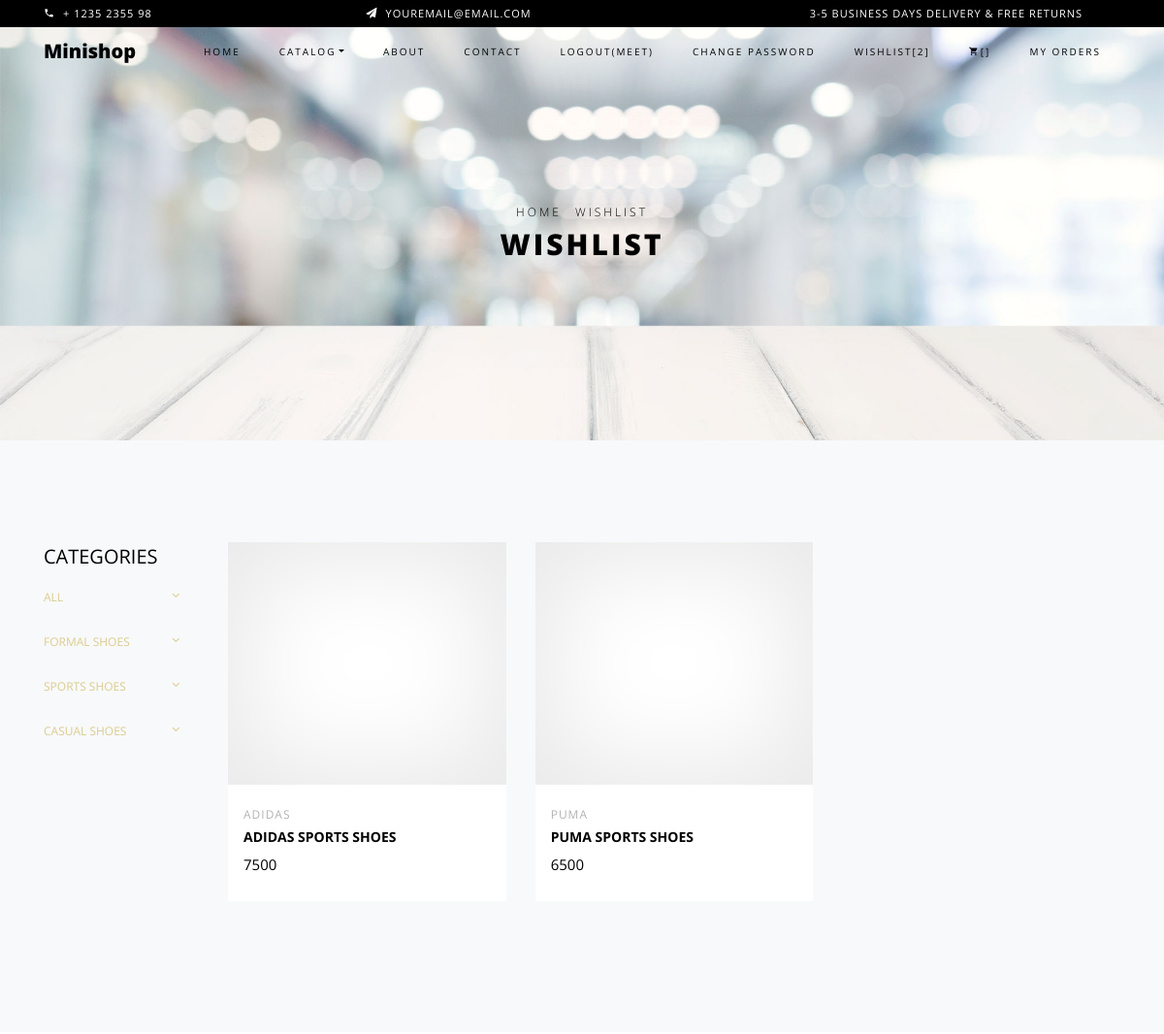
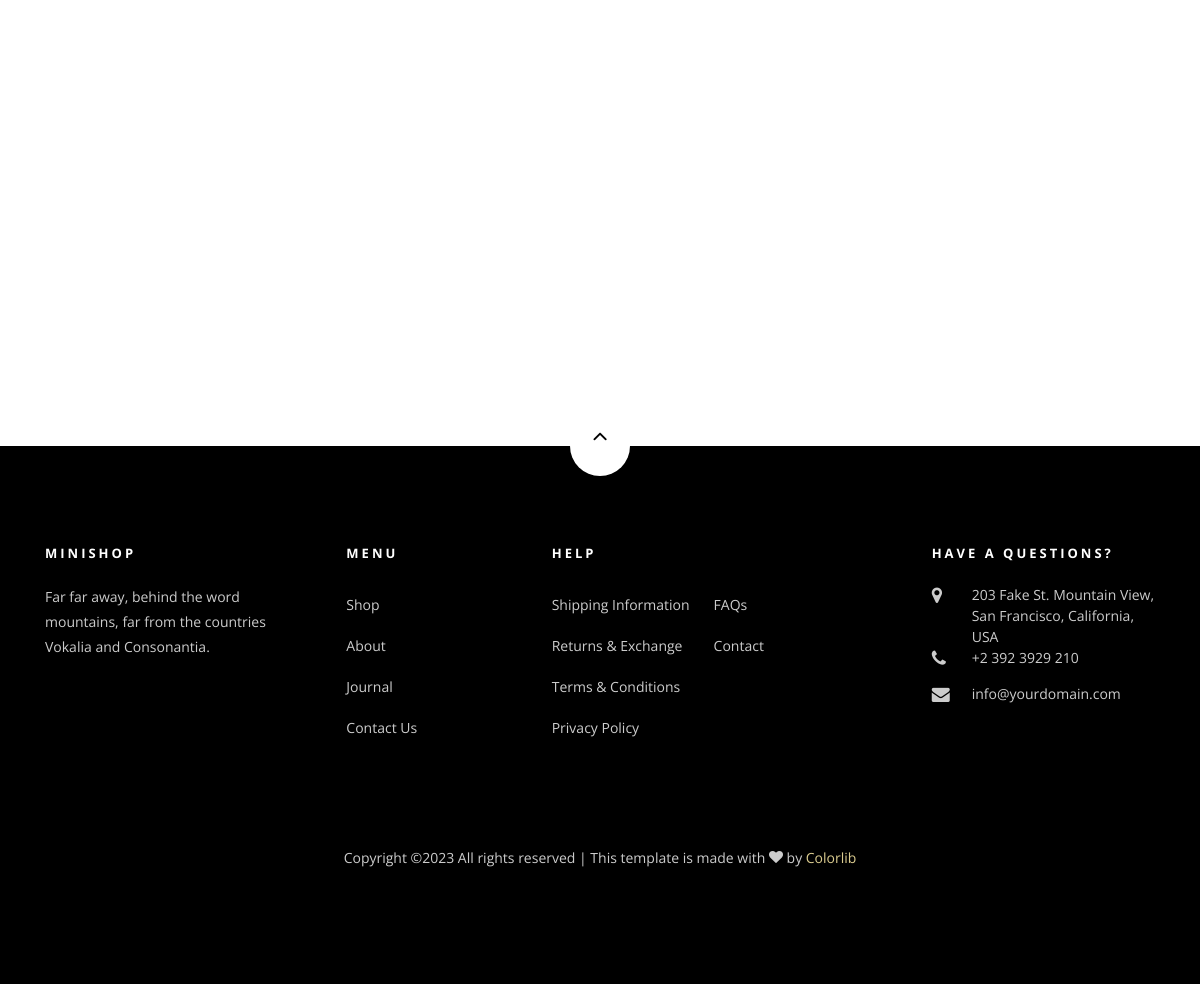
Screenshot of /wishlist/ (signed in) with the database file from the repository (2 pictures, top to bottom).
### myapp/models.py (models this page shows, shortened)
class User(models.Model):
    fname=models.CharField(max_length=100)
    lname=models.CharField(max_length=100)
    email=models.EmailField()
    mobile=models.PositiveBigIntegerField()
    address=models.TextField()
    password=models.CharField(max_length=100)
    profile_pic=models.ImageField(upload_to='profile_pic/', default="")
    usertype=models.CharField(max_length=100,default="buyer")

class Wishlist(models.Model):
        user=models.ForeignKey(User,on_delete=models.CASCADE)
        product=models.ForeignKey(Product,on_delete=models.CASCADE)

class Product(models.Model):
    seller=models.ForeignKey(User,on_delete=models.CASCADE)
    category=(
        ("Formal","Formal"),
        ("Sports","Sports"),
        ("Casual","Casual"),
    )
    product_category=models.CharField(max_length=100,choices=category)
    brand=(
        ("Puma","Puma"),
        ("Reebok","Reebok"),
        ("Nike","Nike"),
        ("adidas","adidas"),
        ("Bata","Bata"),
    )
    product_brand=models.CharField(max_length=100,choices=brand)
    product_name=models.CharField(max_length=100)
    product_price=models.PositiveIntegerField()
    size=(
        ("7","7"),
        ("8","8"),
        ("9","9"),
        ("10","10"),
        ("11","11"),
    )
    product_size=models.CharField(max_length=100,choices=size)
    product_pic=models.ImageField(upload_to="product_pic/")

### myapp/views.py (the view)
# urls.py: path('wishlist/',views.wishlist,name='wishlist'),
def wishlist(request):
    user=User.objects.get(email=request.session['email'])
    wishlists=Wishlist.objects.filter(user=user)
    request.session['wishlist_count']=len(wishlists)
    return render(request,'wishlist.html',{'wishlists':wishlists})

### myapp/templates/wishlist.html (shortened to what this page needs)
{% extends 'header.html' %}
{% load static %}
{% block content %}
<!DOCTYPE html>
<html lang="en">
  <head>
  </head>
  <body class="goto-here">
    <div class="hero-wrap hero-bread" style="background-image: url({% static 'images/bg_6.jpg' %});">
      <div class="container">
        <div class="row no-gutters slider-text align-items-center justify-content-center">
          <div class="col-md-9 ftco-animate text-center">
          	<p class="breadcrumbs"><span class="mr-2"><a href="index.html">Home</a></span> <span>Wishlist</span></p>
            <h1 class="mb-0 bread">Wishlist</h1>
          </div>
        </div>
      </div>
    </div>
    <section class="ftco-section bg-light">
    	<div class="container">
    		<div class="row">
                <div class="col-md-8 col-lg-10 order-md-last">
    				<div class="row">
                         {% if wishlists %}
                        {% for i in wishlists %}
		    			<div class="col-sm-12 col-md-12 col-lg-4 ftco-animate d-flex">
		    				<div class="product d-flex flex-column">
		    					<a href="#" class="img-prod"><img class="img-fluid" src="{{i.product.product_pic.url}}" alt="Colorlib Template" style="width: 500px; height: 250px;">
		    					</a>
		    					<div class="text py-3 pb-4 px-3">
		    						<div class="d-flex">
		    							<div class="cat">
				    						<span>{{i.product.product_brand}}</span>
				    					</div>
			    					</div>
		    						<h3><a href="#">{{i.product.product_name}}</a></h3>
		    						<div class="pricing">
			    						<p class="price"><span>{{i.product.product_price}}</span></p>
			    					</div>
		    					</div>
		    				</div>
		    			</div>
                        {% endfor %}
		    			{% else %}
						<h1>No Products In Wishlist</h1>
		                {% endif %}
		    		 </div>
		    	</div>
		    	<div class="col-md-4 col-lg-2">
		    		<div class="sidebar">
							<div class="sidebar-box-2">
								<h2 class="heading">Categories</h2>
								<div class="fancy-collapse-panel">
                  <div class="panel-group" id="accordion" role="tablist" aria-multiselectable="true">
					<div class="panel panel-default">
                        <div class="panel-heading" role="tab" id="headingThree">
                            <h4 class="panel-title">
                                <a  href="{% url 'seller-all-shoes' %}">All
                                </a>
                            </h4>
                        </div>
                     </div>
                     <div class="panel panel-default">
                         <div class="panel-heading" role="tab" id="headingOne">
                             <h4 class="panel-title">
                                 <a  href="{% url 'seller-formal-shoes' %}" >Formal Shoes
                                 </a>
                             </h4>
                         </div>
                     </div>
                     <div class="panel panel-default">
                         <div class="panel-heading" role="tab" id="headingTwo">
                             <h4 class="panel-title">
                                 <a  href="{% url 'seller-sports-shoes' %}" >Sports Shoes
                                 </a>
                             </h4>
                         </div>
                     </div>
                     <div class="panel panel-default">
                         <div class="panel-heading" role="tab" id="headingThree">
                             <h4 class="panel-title">
                                 <a  href="{% url 'seller-casual-shoes' %}">Casual Shoes
                                 </a>
                             </h4>
                         </div>
                    </div>
                     </div>
                  </div>
               </div>
							</div>
						</div>
    			</div>
    		</div>
    </section>
		<section class="ftco-gallery">
    	<div class="container">
    		<div class="row justify-content-center">
    		</div>
    	</div>
    	<div class="container-fluid px-0">
    		<div class="row no-gutters">
        </div>
    	</div>
    </section>
  </body>
</html>
{% endblock %}

### myapp/templates/header.html (shortened to what this page needs)
{% load static %}
<!DOCTYPE html>
<html lang="en">
  <head>
    <link rel="stylesheet" href="{% static 'css/open-iconic-bootstrap.min.css' %}">
    <link rel="stylesheet" href="{% static 'css/animate.css' %}">
    <link rel="stylesheet" href="{% static 'css/owl.carousel.min.css' %}">
    <link rel="stylesheet" href="{% static 'css/owl.theme.default.min.css' %}">
    <link rel="stylesheet" href="{% static 'css/magnific-popup.css' %}">
    <link rel="stylesheet" href="{% static 'css/aos.css' %}">
    <link rel="stylesheet" href="{% static 'css/ionicons.min.css' %}">
    <link rel="stylesheet" href="{% static 'css/bootstrap-datepicker.css' %}">
    <link rel="stylesheet" href="{% static 'css/jquery.timepicker.css' %}">
    <link rel="stylesheet" href="{% static 'css/flaticon.css' %}">
    <link rel="stylesheet" href="{% static 'css/icomoon.css' %}">
    <link rel="stylesheet" href="{% static 'css/style.css' %}">
  </head>
  <body class="goto-here">
		<div class="py-1 bg-black">
    	<div class="container">
    		<div class="row no-gutters d-flex align-items-start align-items-center px-md-0">
	    		<div class="col-lg-12 d-block">
		    		<div class="row d-flex">
		    			<div class="col-md pr-4 d-flex topper align-items-center">
					    	<div class="icon mr-2 d-flex justify-content-center align-items-center"><span class="icon-phone2"></span></div>
						    <span class="text">+ 1235 2355 98</span>
					    </div>
					    <div class="col-md pr-4 d-flex topper align-items-center">
					    	<div class="icon mr-2 d-flex justify-content-center align-items-center"><span class="icon-paper-plane"></span></div>
						    <span class="text">youremail@email.com</span>
					    </div>
					    <div class="col-md-5 pr-4 d-flex topper align-items-center text-lg-right">
						    <span class="text">3-5 Business days delivery &amp; Free Returns</span>
					    </div>
				    </div>
			    </div>
		    </div>
		  </div>
    </div>
    <nav class="navbar navbar-expand-lg navbar-dark ftco_navbar bg-dark ftco-navbar-light" id="ftco-navbar">
	    <div class="container">
	      <a class="navbar-brand" href="/">Minishop</a>
	      <div class="collapse navbar-collapse" id="ftco-nav">
	        <ul class="navbar-nav ml-auto">
	          <li class="nav-item active"><a href="/" class="nav-link">Home</a></li>
	          <li class="nav-item dropdown">
              <a class="nav-link dropdown-toggle" href="#" id="dropdown04" data-toggle="dropdown" aria-haspopup="true" aria-expanded="false">Catalog</a>
            </li>
	          <li class="nav-item"><a href="{% url 'about' %}" class="nav-link">About</a></li>
	          <li class="nav-item"><a href="{% url 'contact' %}" class="nav-link">Contact</a></li>
            {% if request.session.email %}
              <li class="nav-item"><a href="{% url 'logout' %}" class="nav-link">Logout({{request.session.fname}})</a></li>
              <li class="nav-item"><a href="{% url 'change-password' %}" class="nav-link">Change Password</a></li>
              <li class="nav-item"><a href="{% url 'wishlist' %}" class="nav-link">Wishlist[{{request.session.wishlist_count}}]</a></li>
              <li class="nav-item cta cta-colored"><a href="{% url 'cart' %}" class="nav-link"><span class="icon-shopping_cart"></span>[{{request.session.cart_count}}]</a></li>
              <li class="nav-item cta cta-colored"><a href="{% url 'myorder' %}" class="nav-link">My Orders</a></li>
            {% else %}
            <li class="nav-item"><a href="{% url 'signup' %}" class="nav-link">Sign Up</a></li>
            <li class="nav-item"><a href="{% url 'login' %}" class="nav-link">Login</a></li>
            {% endif %}
	        </ul>
	      </div>
	    </div>
	  </nav>
  {% block content %}
  {% endblock %}
    <footer class="ftco-footer ftco-section">
      <div class="container">
      	<div class="row">
      		<div class="mouse">
						<a href="#" class="mouse-icon">
							<div class="mouse-wheel"><span class="ion-ios-arrow-up"></span></div>
						</a>
					</div>
      	</div>
        <div class="row mb-5">
          <div class="col-md">
            <div class="ftco-footer-widget mb-4">
              <h2 class="ftco-heading-2">Minishop</h2>
              <p>Far far away, behind the word mountains, far from the countries Vokalia and Consonantia.</p>
              <ul class="ftco-footer-social list-unstyled float-md-left float-lft mt-5">
              </ul>
            </div>
          </div>
          <div class="col-md">
            <div class="ftco-footer-widget mb-4 ml-md-5">
              <h2 class="ftco-heading-2">Menu</h2>
              <ul class="list-unstyled">
                <li><a href="#" class="py-2 d-block">Shop</a></li>
                <li><a href="#" class="py-2 d-block">About</a></li>
                <li><a href="#" class="py-2 d-block">Journal</a></li>
                <li><a href="#" class="py-2 d-block">Contact Us</a></li>
              </ul>
            </div>
          </div>
          <div class="col-md-4">
             <div class="ftco-footer-widget mb-4">
              <h2 class="ftco-heading-2">Help</h2>
              <div class="d-flex">
	              <ul class="list-unstyled mr-l-5 pr-l-3 mr-4">
	                <li><a href="#" class="py-2 d-block">Shipping Information</a></li>
	                <li><a href="#" class="py-2 d-block">Returns &amp; Exchange</a></li>
	                <li><a href="#" class="py-2 d-block">Terms &amp; Conditions</a></li>
	                <li><a href="#" class="py-2 d-block">Privacy Policy</a></li>
	              </ul>
	              <ul class="list-unstyled">
	                <li><a href="#" class="py-2 d-block">FAQs</a></li>
	                <li><a href="#" class="py-2 d-block">Contact</a></li>
	              </ul>
	            </div>
            </div>
          </div>
          <div class="col-md">
            <div class="ftco-footer-widget mb-4">
            	<h2 class="ftco-heading-2">Have a Questions?</h2>
            	<div class="block-23 mb-3">
	              <ul>
	                <li><span class="icon icon-map-marker"></span><span class="text">203 Fake St. Mountain View, San Francisco, California, USA</span></li>
	                <li><a href="#"><span class="icon icon-phone"></span><span class="text">+2 392 3929 210</span></a></li>
	                <li><a href="#"><span class="icon icon-envelope"></span><span class="text">info@yourdomain.com</span></a></li>
	              </ul>
	            </div>
            </div>
          </div>
        </div>
        <div class="row">
          <div class="col-md-12 text-center">
            <p>
						  Copyright &copy;<script>document.write(new Date().getFullYear());</script> All rights reserved | This template is made with <i class="icon-heart color-danger" aria-hidden="true"></i> by <a href="https://colorlib.com" target="_blank">Colorlib</a>
						</p>
          </div>
        </div>
      </div>
    </footer>
  </body>
</html>

### myapp/static/css/icomoon.css (style rules this page uses)
[class^="icon-"], [class*=" icon-"] { font-family: 'icomoon' !important; speak: none; font-style: normal; font-weight: normal; font-variant: normal; text-transform: none; line-height: 1; -webkit-font-smoothing: antialiased; -moz-osx-font-smoothing: grayscale; }
.icon-heart:before { content: "\f004"; }
.icon-map-marker:before { content: "\f041"; }
.icon-phone:before { content: "\f095"; }
.icon-envelope:before { content: "\f0e0"; }
.icon-paper-plane:before { content: "\f1d8"; }
.icon-phone2:before { content: "\e0cd"; }
.icon-shopping_cart:before { content: "\e8cc"; }

### rows the page displays
User: session.fname "MEET"
Wishlist: product.product_brand "ADIDAS", product.product_name "ADIDAS SPORTS SHOES", product.product_price "7500"
Wishlist: product.product_brand "PUMA", product.product_name "PUMA SPORTS SHOES", product.product_price "6500"

### other values shown
{{ request.session.wishlist_count }} "2"
